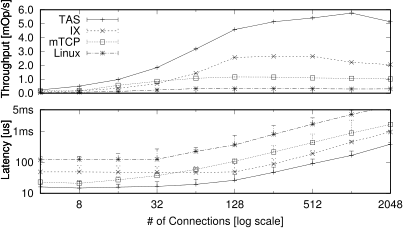

Recreate this plot in gnuplot.
load "../header_large.gnuplot"

set label 2 'Latency [us]       Throughput [mOp/s]' at screen -.1,0.15 rotate by 90

set multiplot layout 2, 1
set bmargin 1.5
set tmargin 0
set lmargin 0
set rmargin 0

set logscale x 2
set xrange [4:2048]
set xtics

#set key at 9,2.7
set key top left
set yrange [0:6]
set ytics 1.0
set xtics ("" 1 1, "" 2 0 , "" 4 1, "" 8 0, "" 16 1, "" 32 0, "" 64 1, "" 128 0, "" 256 1, "" 512 0, "" 1024 1, "" 2048 0)
set format y " %.1f"
plot \
  'result_tas.dat' using 2:3:4:5 title 'TAS' with yerrorlines \
    pt 1, \
  'result_ix.dat' using 2:3:3:3 title 'IX' with yerrorlines \
    pt 2, \
  'result_mtcp.dat' using 2:3:4:5 title 'mTCP' with yerrorlines \
    pt 4, \
  'result_linux.dat' using 2:3:4:5 title 'Linux' with yerrorlines \
    pt 3

unset key
set format y "%.0f"
set yrange [10:5000]
set ytics ("10" 10, "100" 100, "1ms" 1000, "5ms" 5000)
set logscale y 10
set xlabel "# of Connections [log scale]"
set xtics ("" 1 1, "2" 2 0 , "" 4 1, "8" 8 0, "" 16 1, "32" 32 0, "" 64 1, "128" 128 0, "" 256 1, "512" 512 0, "" 1024 1, "2048" 2048 0)
plot \
  'result_tas.dat' using 2:6:6:9 title 'TAS' with yerrorlines \
    pt 1, \
  'result_ix.dat' using 2:4:4:5 title 'IX' with yerrorlines \
    pt 2, \
  'result_mtcp.dat' using 2:6:6:9 title 'mTCP' with yerrorlines \
    pt 4, \
  'result_linux.dat' using 2:6:6:9 title 'Linux' with yerrorlines \
    pt 3
